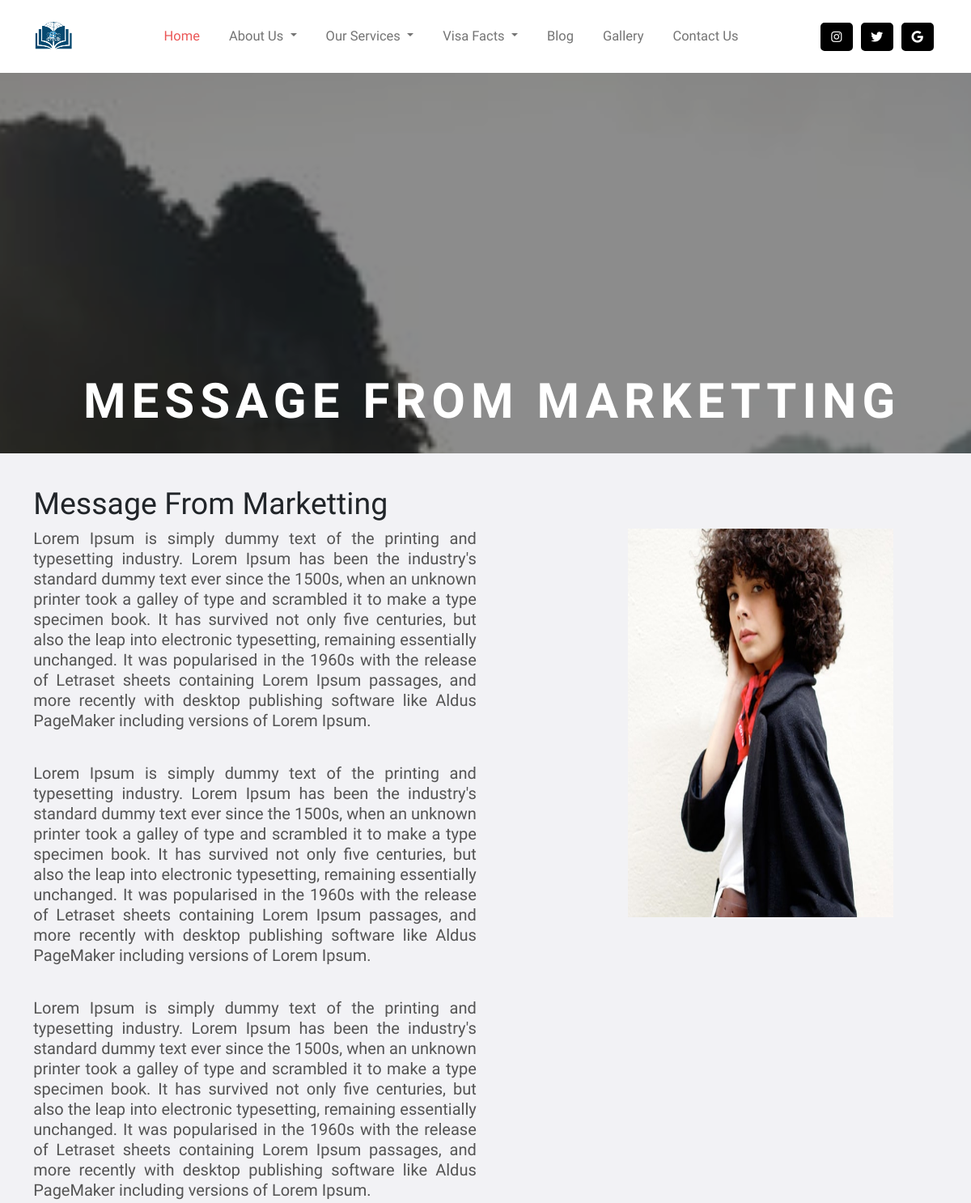
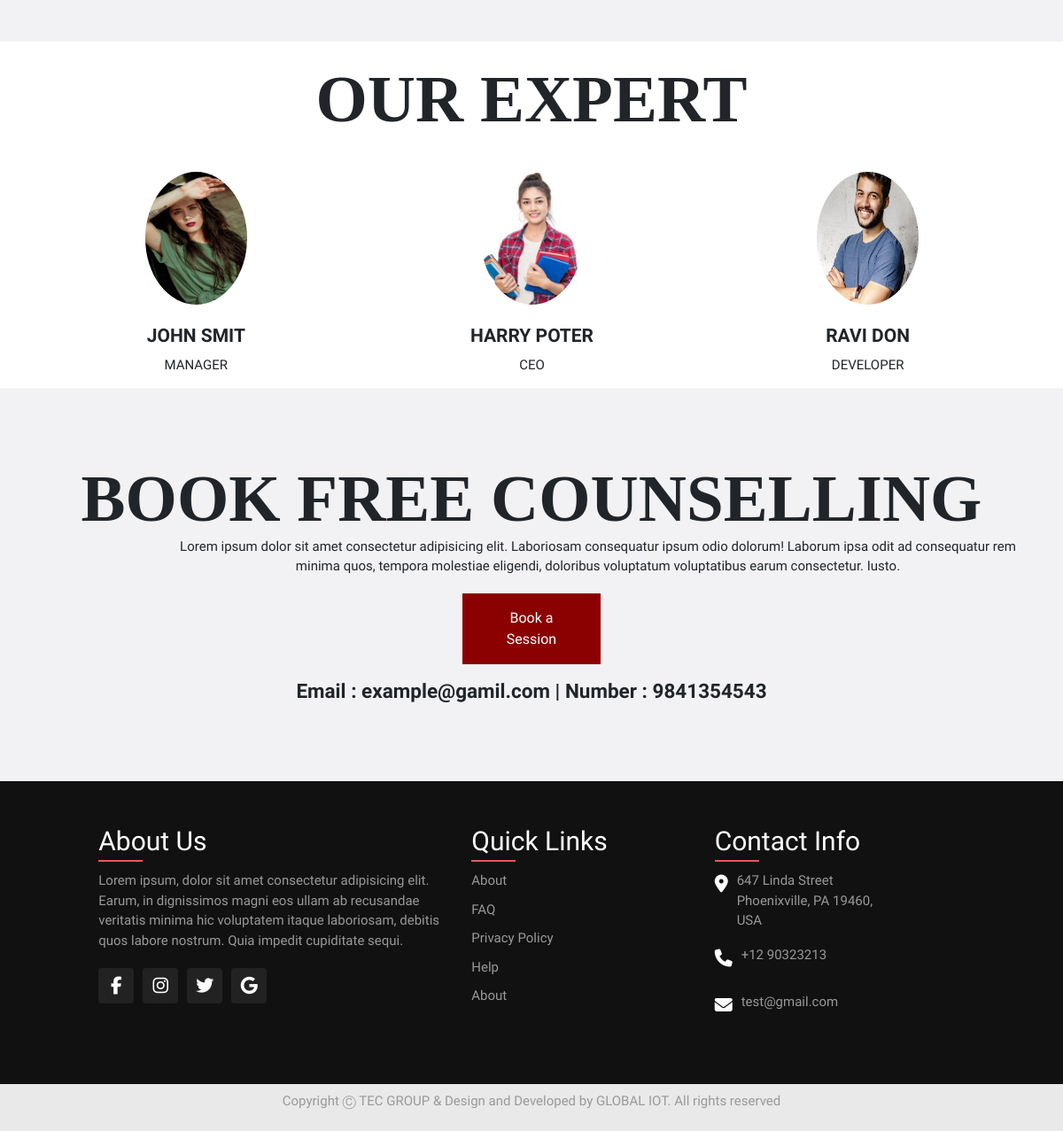
/2, run on the app's committed database (2 pictures, top to bottom).
### messagefromceo/models.py (models this page shows, shortened)
class Message(models.Model):
    hero_img = models.ImageField(upload_to='photos/%Y/%m/%d')
    message_title = models.CharField(max_length=100)
    message_description = models.TextField()
    message_description_1st = models.TextField(blank=True)
    message_description_2nd = models.TextField(blank=True)
    profile_photo = models.ImageField(upload_to='photo/%Y/%m/%d')

### meetteam/models.py (models this page shows, shortened)
class AboutTeam(models.Model):
    profile_photo = models.ImageField(upload_to='photos/%Y/%m/%d')
    hover_profile_photo = models.ImageField(upload_to='photos/%Y/%m/%d')
    name = models.CharField(max_length=200)
    job_title = models.CharField(max_length=200)
    job_descriptions = models.TextField(blank=False)
    is_published = models.BooleanField(default=True)

### pages/views.py (the view)
# urls.py: path('<int:message_id>', views.MessageFromCEO, name='messages'),
def MessageFromCEO(request, message_id):
    messages = get_object_or_404(Message, pk=message_id)
    aboutteam = AboutTeam.objects.all()
    context = {
        'messages': messages,
        'aboutteam': aboutteam,
    }
    return render(request, 'pages/messagefromceo.html', context)

### pages/context_processors.py (called while the page is built)
def message_context_processor(request):
    message = Message.objects.all()
    visas = VisaDetail.objects.all()
    context = {
        "message": message,
        "visas": visas
    }
    return context

### templates/pages/messagefromceo.html (shortened to what this page needs)
{% extends 'base.html' %}
{% load static %}
{% block css %}
<link rel="stylesheet" href="{% static 'css/messagefromceo.css' %}">
{% endblock %}
{% block content %}
<div class="about-panel">
    <div class="hero-image" style="background: url('{{messages.hero_img.url}}'); background-position: center center;
    background-repeat: no-repeat;
    background-attachment:fixed;
    background-size: cover;
    height:70vh;
    filter: brightness(55%);
    "> </div>
    <h1 class="hero-img-title">{{messages.message_title}}</h1>
</div>
<section>
<section id="desktop-view">
  <div class="about-founder">
    <div class="container">
        <div class="row">
          <h1>{{messages.message_title}}</h1>
          <div class="col-sm">
              <p class="president-description">
                  {{messages.message_description}}
              </p>
              <p class="president-description-sub">
                {{messages.message_description_1st}}
              </p>
              <p class="president-description-sub">
                {{messages.message_description_2nd}}
              </p>
          </div>
          <div class="col-sm">
              <img src="{{messages.profile_photo.url}}" alt="{{messages.message_title}}" class="president-img" width="100%">
          </div>
        </div>
</div>
</div>
</section>
<div class="about-experts id="bg-color">
<div class="container">
    <div class="expert-title">
      <h1 class="expert-title">Our Expert</h1>
    </div>
    <div class="row owl-carousel">
      {% for AboutTeam in aboutteam %}
      <div class="col">
        <img src="{{AboutTeam.profile_photo.url}}" alt="Users Photo" class="about-img" id="img14" style="visibility:visible">
        <p class="users-name">{{AboutTeam.name}}</p>
        <p class="job-title">{{AboutTeam.job_title}}</p>
      </div>
      {% endfor %}
    </div>
  </div>
</div>
<div class="counselling">
<div class="container">
  <div class="row">
    <div class="col-sm">
      <h1 class="book-free-counselling">
        Book Free Counselling
      </h1>
      <p class="counselling-description">Lorem ipsum dolor sit amet consectetur adipisicing elit. Laboriosam consequatur ipsum odio dolorum! Laborum ipsa odit ad consequatur rem minima quos, tempora molestiae eligendi, doloribus voluptatum voluptatibus earum consectetur. Iusto.</p>
      <button class="book-a-session">Book a Session</button>
      <p class="email-num-details">Email : example@gamil.com | Number : 9841354543</p>
    </div>
  </div>
</div>
</div>
</section>
{% endblock %}

### AU/static/css/navFooter.css (style rules this page uses)
html, body { font-family: "Raleway"; font-size: 15px; line-height: 1.5; box-sizing: border-box; margin: 0; left: 0; top: 0; }

### AU/static/css/messagefromceo.css (style rules this page uses)
.about-panel { position: relative; }
.hero-image { height: 500px; filter: brightness(55%); }
.hero-img-title { position: absolute; margin-top: -100px; color: white; font-size: 60px; margin-left: 103px; font-weight: bold; text-transform: uppercase; letter-spacing: 7px; }
.about-founder { background-color: rgb(188, 191, 203, 0.2); position: relative; padding-bottom: 100px; padding-top: 40px; padding-bottom: 10px; }
.president-description { font-size: 20px; color: #545454; line-height: 25px; text-align: justify; margin-bottom: 40px; }
.president-description-sub { font-size: 20px; color: #545454; line-height: 25px; text-align: justify; margin-bottom: 40px; }
.president-img { padding-top: 0px; width: 60%; margin-left: 30%; height: 60vh; }
.expert-title { font-size: 5rem; text-align: center; font-family: "SeoulHangang CEB"; text-transform: uppercase; font-weight: bold; padding-top: 10px !important; padding-bottom: 10px; }
.about-img { border-radius: 50%; height: 150px; margin-left: 34%; margin-top: 10px; }
.users-name { margin-top: 20px; font-size: 1.4em; text-align: center; font-weight: bold; text-transform: uppercase; }
.job-title { margin-top: -10px; font-size: 1em; text-align: center; text-transform: uppercase; }
.owl-carousel .owl-item img { width: 32% !important; }
.counselling { padding-top: 70px; padding-bottom: 70px; background-color: rgb(188, 191, 203, 0.2); }
.book-free-counselling { font-size: 5rem; text-align: center; font-family: "SeoulHangang CEB"; text-transform: uppercase; font-weight: bold; padding-top: 10px !important; padding-bottom: 10px; }
.counselling-description { text-align: center; max-width: 1000px; margin-left: 150px; font-weight: 500; margin-top: -20px; }
.book-a-session { background-color: darkred; border: none; color: white; padding: 16px 32px; text-align: center; text-decoration: none; display: inline-block; font-size: 16px; margin: 4px 43%; transition-duration: 0.4s; position: relative; cursor: pointer; }
.email-num-details { position: relative; text-align: center; margin-top: 10px; font-size: 1.5rem; font-weight: bold; }

### data on the page
Message: hero_img (picture), message_title "MESSAGE FROM MARKETTING", message_title "Message From Marketting", message_description "Lorem Ipsum is simply dummy text of the printing and typesetting industry. Lorem Ipsum has been the industry's standard dummy text ever since the 1500s, when an unknown printer took a galley of type and scrambled it to make a type specimen book. It has survived not only five centuries, but also the leap into electronic typesetting, remaining essentially unchanged. It was popularised in the 1960s with the release of Letraset sheets containing Lorem Ipsum passages, and more recently with desktop publishing software like Aldus PageMaker including versions of Lorem Ipsum.", message_description_1st "Lorem Ipsum is simply dummy text of the printing and typesetting industry. Lorem Ipsum has been the industry's standard dummy text ever since the 1500s, when an unknown printer took a galley of type and scrambled it to make a type specimen book. It has survived not only five centuries, but also the leap into electronic typesetting, remaining essentially unchanged. It was popularised in the 1960s with the release of Letraset sheets containing Lorem Ipsum passages, and more recently with desktop publishing software like Aldus PageMaker including versions of Lorem Ipsum.", message_description_2nd "Lorem Ipsum is simply dummy text of the printing and typesetting industry. Lorem Ipsum has been the industry's standard dummy text ever since the 1500s, when an unknown printer took a galley of type and scrambled it to make a type specimen book. It has survived not only five centuries, but also the leap into electronic typesetting, remaining essentially unchanged. It was popularised in the 1960s with the release of Letraset sheets containing Lorem Ipsum passages, and more recently with desktop publishing software like Aldus PageMaker including versions of Lorem Ipsum.", profile_photo (picture)
AboutTeam: profile_photo (picture), name "JOHN SMIT", job_title "MANAGER"
AboutTeam: profile_photo (picture), name "HARRY POTER", job_title "CEO"
AboutTeam: profile_photo (picture), name "RAVI DON", job_title "DEVELOPER"
